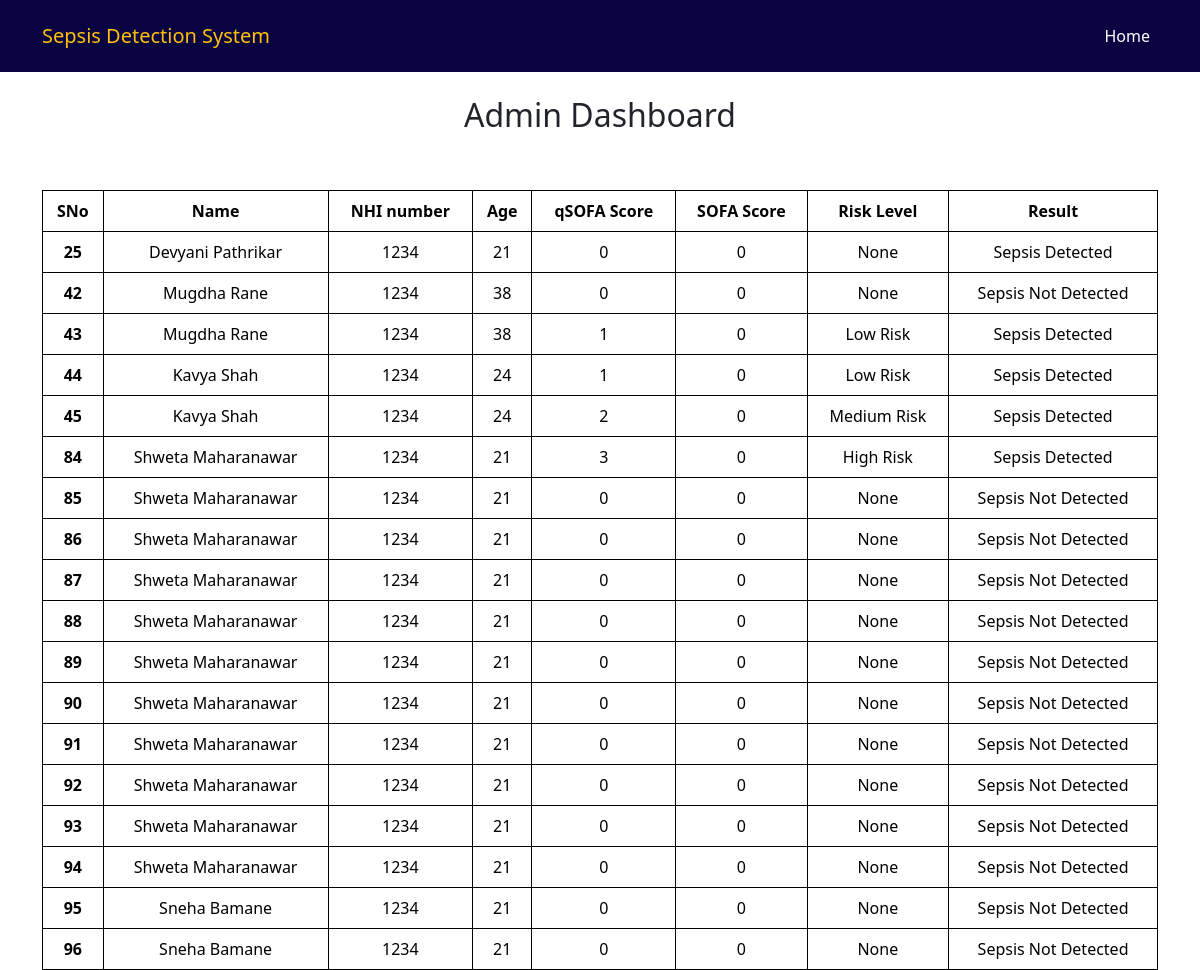
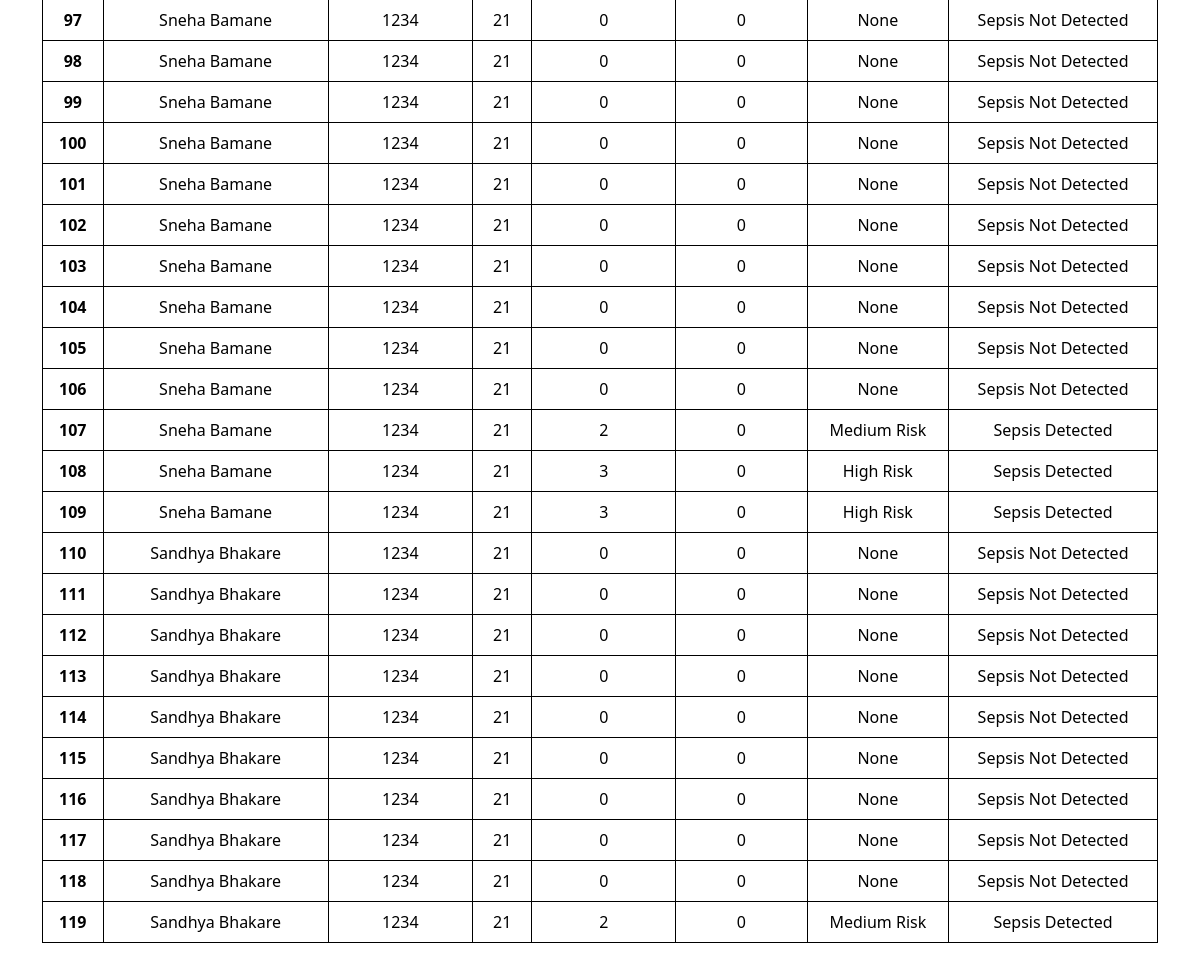
The page /admin on the database its author committed (2 pictures, top to bottom).
### app.py (models this page shows, shortened)
class result(db.Model):
    sno = db.Column(db.Integer, primary_key=True)
    name = db.Column(db.String(200), nullable=False)
    hni_id = db.Column(db.Integer, nullable=False)
    age = db.Column(db.Integer, nullable=False)
    sofa_score = db.Column(db.Integer, nullable=False)
    qsofa_score = db.Column(db.Integer, nullable=False)
    risk_level = db.Column(db.String(200), nullable=False)
    result = db.Column(db.String(200), nullable=False)

### app.py (the view)
@app.route('/admin')
def admin():
    allresult = result.query.all()
    return render_template('admin.html', allresult=allresult)

### templates/admin.html (shortened to what this page needs)
{% extends "layout.html" %}
{% block content %}
   <navbar-expand-lg class="navbar navbar-expand-lg navbar-dark py-3 fixed-top">
    <div class="container font  -monospace">
        <a href="/" class="navbar-brand text-warning">Sepsis Detection System</a>
        <div class="collapse navbar-collapse" id="navmenu">
            <ul class="navbar-nav ms-auto">
                <li class="nav-item">
                    <a href="/" class="nav-link">Home</a>
                </li>
            </ul>
        </div>
    </div>
</navbar-expand-lg>
   <div class="container py-5">
      <h2 class="text-center py-5">Admin Dashboard</h2>
      <table class="table">
        <thead>
          <tr>
            <th scope="col">SNo</th>
            <th scope="col">Name</th>
            <th scope="col">NHI number</th>
            <th scope="col">Age</th>
            <th scope="col">qSOFA Score</th>
            <th scope="col">SOFA Score</th>
            <th scope="col">Risk Level</th>
            <th scope="col">Result</th>
          </tr>
        </thead>
        <tbody>
          {% for result in allresult %}
          <tr>
            <th scope="row">{{result.sno}}</th>
            <td>{{result.name}}</td>
            <td>{{result.hni_id}}</td>
            <td>{{result.age}}</td>
            <td>{{result.qsofa_score}}</td>
            <td>{{result.sofa_score}}</td>
            <td>{{result.risk_level}}</td>
            <td>{{result.result}}</td>
          </tr>
          {% endfor %}
        </tbody>
      </table>
    </div>
    {% endblock %}

### templates/layout.html (shortened to what this page needs)
<!DOCTYPE html>
<html>
<head>
    <link href="https://cdn.jsdelivr.net/npm/bootstrap@5.3.2/dist/css/bootstrap.min.css" rel="stylesheet">
    <link rel="stylesheet" href="https://cdn.jsdelivr.net/npm/bootstrap-icons@1.10.2/font/bootstrap-icons.css">
    <link rel="stylesheet" type="text/css" href="/static/styles.css">
</head>
<body>
  {% block content %}
{% endblock %}
</body>
</html>

### static/styles.css (style rules this page uses)
:root { --primary: #FBC257; --primary-light: #FCCC73; --drak-brown: #341413; --gray-1: #798092; --gray-2: #E6E6ED; --white: #FFFFFF; --navy: #000435; --header-1 : 64px; --header-2 : 48px; --header-3 : 42px; --header-4 : 32px; --text-medium: 18px; --text-regular: 16px; --text-light: 13px; --font-weight-bold: 700; --font-weight-semi-bold: 600; --font-weight-medium: 500; --font-weight-regular: 400; --font-weight-light: 300; }
.navbar-collapse .navbar-nav .nav-item a { color: #fff; }
.navbar { background-color: rgb(10, 3, 66); }
table,th,tr,td { border: 1px solid; text-align: center; }

### rows shown on the page
result: sno "25", name "Devyani Pathrikar", hni_id "1234", age "21", qsofa_score "0", sofa_score "0", risk_level "None", result "Sepsis Detected"
result: sno "42", name "Mugdha Rane", hni_id "1234", age "38", qsofa_score "0", sofa_score "0", risk_level "None", result "Sepsis Not Detected"
result: sno "43", name "Mugdha Rane", hni_id "1234", age "38", qsofa_score "1", sofa_score "0", risk_level "Low Risk", result "Sepsis Detected"
result: sno "44", name "Kavya Shah", hni_id "1234", age "24", qsofa_score "1", sofa_score "0", risk_level "Low Risk", result "Sepsis Detected"
result: sno "45", name "Kavya Shah", hni_id "1234", age "24", qsofa_score "2", sofa_score "0", risk_level "Medium Risk", result "Sepsis Detected"
result: sno "84", name "Shweta Maharanawar", hni_id "1234", age "21", qsofa_score "3", sofa_score "0", risk_level "High Risk", result "Sepsis Detected"
result: sno "85", name "Shweta Maharanawar", hni_id "1234", age "21", qsofa_score "0", sofa_score "0", risk_level "None", result "Sepsis Not Detected"
result: sno "86", name "Shweta Maharanawar", hni_id "1234", age "21", qsofa_score "0", sofa_score "0", risk_level "None", result "Sepsis Not Detected"
result: sno "87", name "Shweta Maharanawar", hni_id "1234", age "21", qsofa_score "0", sofa_score "0", risk_level "None", result "Sepsis Not Detected"
result: sno "88", name "Shweta Maharanawar", hni_id "1234", age "21", qsofa_score "0", sofa_score "0", risk_level "None", result "Sepsis Not Detected"
result: sno "89", name "Shweta Maharanawar", hni_id "1234", age "21", qsofa_score "0", sofa_score "0", risk_level "None", result "Sepsis Not Detected"
result: sno "90", name "Shweta Maharanawar", hni_id "1234", age "21", qsofa_score "0", sofa_score "0", risk_level "None", result "Sepsis Not Detected"
result: sno "91", name "Shweta Maharanawar", hni_id "1234", age "21", qsofa_score "0", sofa_score "0", risk_level "None", result "Sepsis Not Detected"
result: sno "92", name "Shweta Maharanawar", hni_id "1234", age "21", qsofa_score "0", sofa_score "0", risk_level "None", result "Sepsis Not Detected"
result: sno "93", name "Shweta Maharanawar", hni_id "1234", age "21", qsofa_score "0", sofa_score "0", risk_level "None", result "Sepsis Not Detected"
result: sno "94", name "Shweta Maharanawar", hni_id "1234", age "21", qsofa_score "0", sofa_score "0", risk_level "None", result "Sepsis Not Detected"
result: sno "95", name "Sneha Bamane", hni_id "1234", age "21", qsofa_score "0", sofa_score "0", risk_level "None", result "Sepsis Not Detected"
result: sno "96", name "Sneha Bamane", hni_id "1234", age "21", qsofa_score "0", sofa_score "0", risk_level "None", result "Sepsis Not Detected"
result: sno "97", name "Sneha Bamane", hni_id "1234", age "21", qsofa_score "0", sofa_score "0", risk_level "None", result "Sepsis Not Detected"
result: sno "98", name "Sneha Bamane", hni_id "1234", age "21", qsofa_score "0", sofa_score "0", risk_level "None", result "Sepsis Not Detected"
result: sno "99", name "Sneha Bamane", hni_id "1234", age "21", qsofa_score "0", sofa_score "0", risk_level "None", result "Sepsis Not Detected"
result: sno "100", name "Sneha Bamane", hni_id "1234", age "21", qsofa_score "0", sofa_score "0", risk_level "None", result "Sepsis Not Detected"
result: sno "101", name "Sneha Bamane", hni_id "1234", age "21", qsofa_score "0", sofa_score "0", risk_level "None", result "Sepsis Not Detected"
result: sno "102", name "Sneha Bamane", hni_id "1234", age "21", qsofa_score "0", sofa_score "0", risk_level "None", result "Sepsis Not Detected"
result: sno "103", name "Sneha Bamane", hni_id "1234", age "21", qsofa_score "0", sofa_score "0", risk_level "None", result "Sepsis Not Detected"
result: sno "104", name "Sneha Bamane", hni_id "1234", age "21", qsofa_score "0", sofa_score "0", risk_level "None", result "Sepsis Not Detected"
result: sno "105", name "Sneha Bamane", hni_id "1234", age "21", qsofa_score "0", sofa_score "0", risk_level "None", result "Sepsis Not Detected"
result: sno "106", name "Sneha Bamane", hni_id "1234", age "21", qsofa_score "0", sofa_score "0", risk_level "None", result "Sepsis Not Detected"
result: sno "107", name "Sneha Bamane", hni_id "1234", age "21", qsofa_score "2", sofa_score "0", risk_level "Medium Risk", result "Sepsis Detected"
result: sno "108", name "Sneha Bamane", hni_id "1234", age "21", qsofa_score "3", sofa_score "0", risk_level "High Risk", result "Sepsis Detected"
result: sno "109", name "Sneha Bamane", hni_id "1234", age "21", qsofa_score "3", sofa_score "0", risk_level "High Risk", result "Sepsis Detected"
result: sno "110", name "Sandhya Bhakare", hni_id "1234", age "21", qsofa_score "0", sofa_score "0", risk_level "None", result "Sepsis Not Detected"
result: sno "111", name "Sandhya Bhakare", hni_id "1234", age "21", qsofa_score "0", sofa_score "0", risk_level "None", result "Sepsis Not Detected"
result: sno "112", name "Sandhya Bhakare", hni_id "1234", age "21", qsofa_score "0", sofa_score "0", risk_level "None", result "Sepsis Not Detected"
result: sno "113", name "Sandhya Bhakare", hni_id "1234", age "21", qsofa_score "0", sofa_score "0", risk_level "None", result "Sepsis Not Detected"
result: sno "114", name "Sandhya Bhakare", hni_id "1234", age "21", qsofa_score "0", sofa_score "0", risk_level "None", result "Sepsis Not Detected"
result: sno "115", name "Sandhya Bhakare", hni_id "1234", age "21", qsofa_score "0", sofa_score "0", risk_level "None", result "Sepsis Not Detected"
result: sno "116", name "Sandhya Bhakare", hni_id "1234", age "21", qsofa_score "0", sofa_score "0", risk_level "None", result "Sepsis Not Detected"
result: sno "117", name "Sandhya Bhakare", hni_id "1234", age "21", qsofa_score "0", sofa_score "0", risk_level "None", result "Sepsis Not Detected"
result: sno "118", name "Sandhya Bhakare", hni_id "1234", age "21", qsofa_score "0", sofa_score "0", risk_level "None", result "Sepsis Not Detected"
result: sno "119", name "Sandhya Bhakare", hni_id "1234", age "21", qsofa_score "2", sofa_score "0", risk_level "Medium Risk", result "Sepsis Detected"
